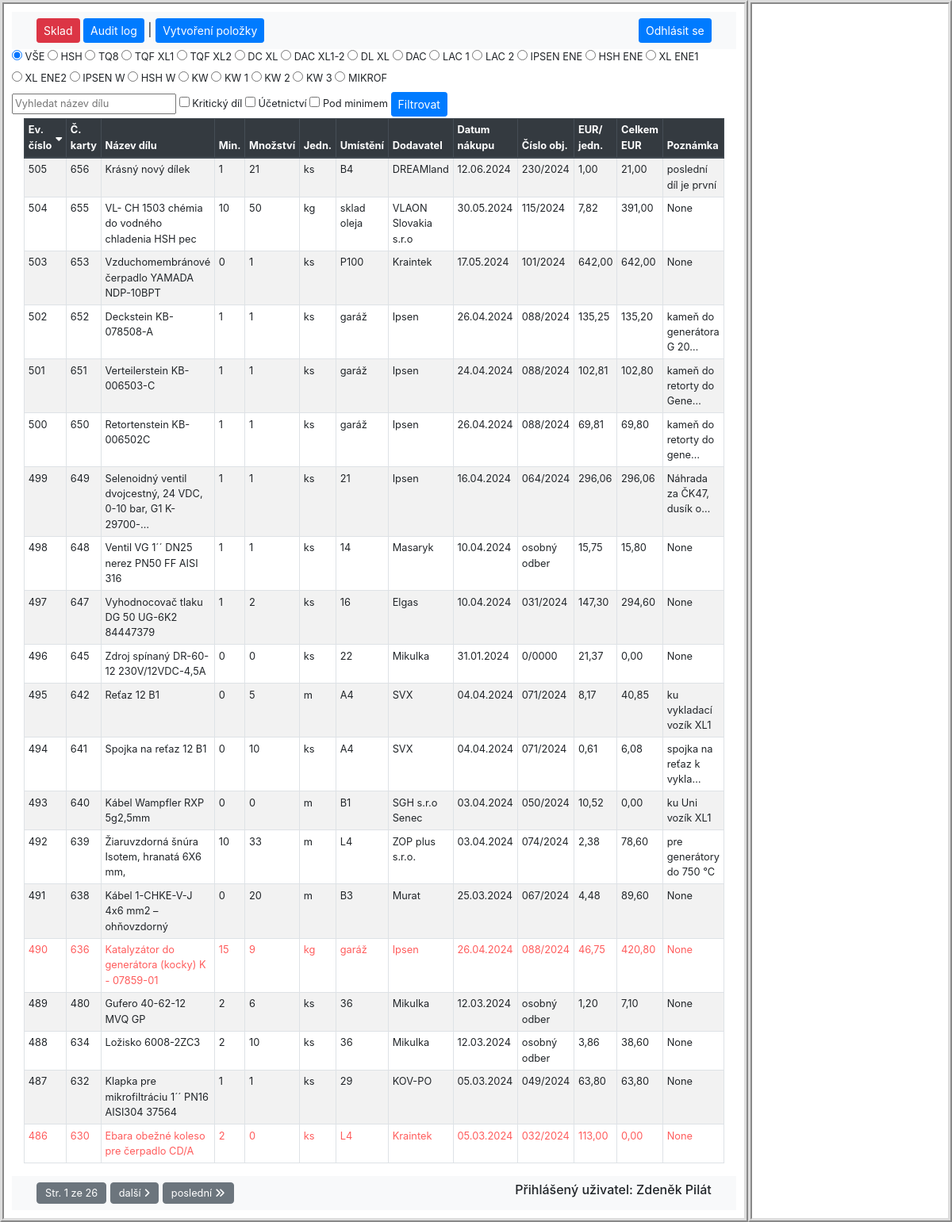
The app's page /sklad/ (signed in), older data.
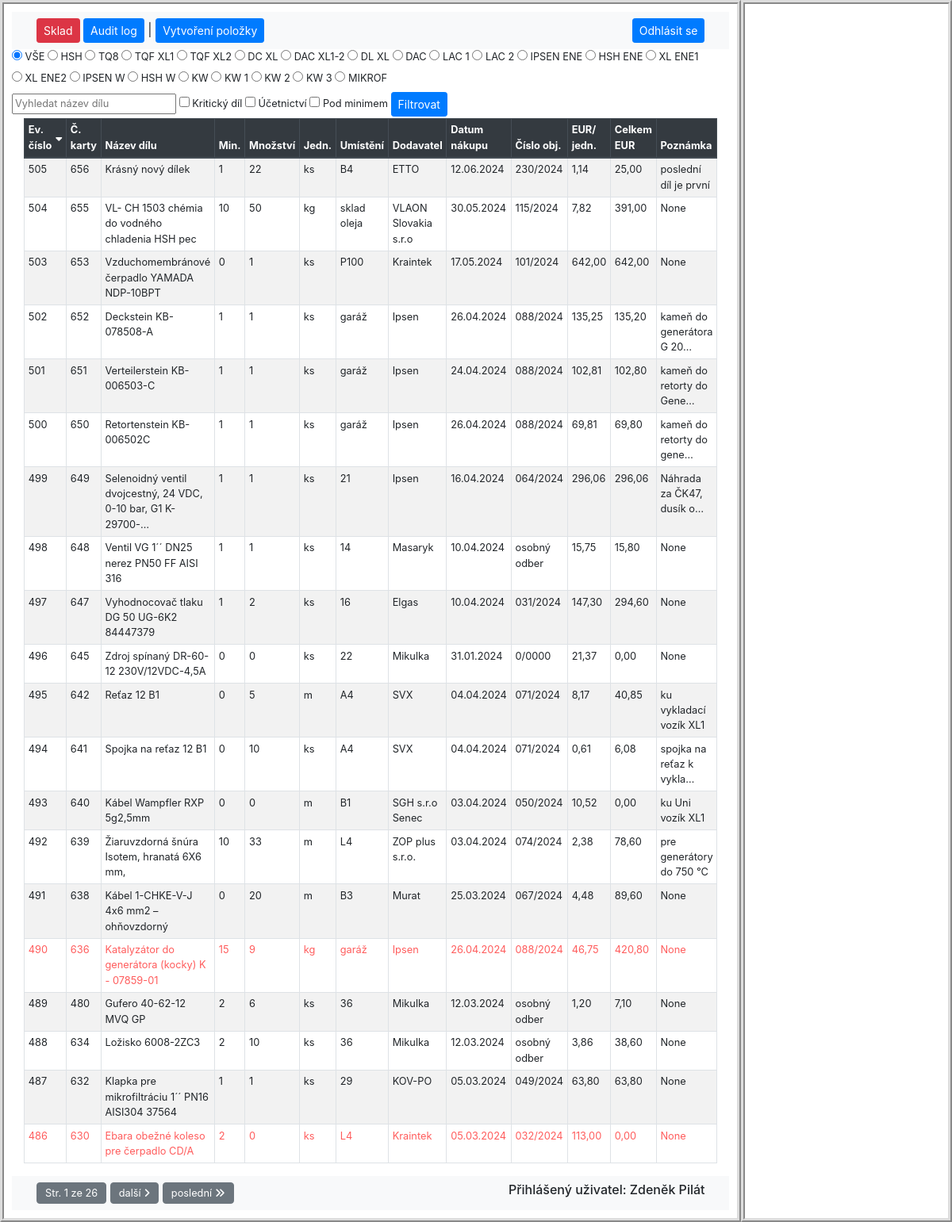
The same page, newer data.
### hpm_sklad/models.py (models this page shows, shortened)
class Sklad(models.Model):
    class Meta:
        ordering = ["-evidencni_cislo"]
        verbose_name_plural = "Skladové položky"
    JEDNOTKY_CHOICES = [
        ('ks', 'kus'),
        ('kg', 'kilogram'),
        ('par', 'pár'),
        ('l', 'litr'),
        ('m', 'metr'),
        ('baleni', 'balení'),
    ]
    evidencni_cislo = models.AutoField(primary_key=True, verbose_name="Evidenční číslo")
    interne_cislo = models.IntegerField(null=True, verbose_name="Číslo karty")
    objednano = models.CharField(max_length=100, null=True, blank=True, verbose_name="Objednáno?")
    nazev_dilu = models.CharField(max_length=100, verbose_name="Název dílu")
    min_mnozstvi_ks = models.PositiveIntegerField(default=0, verbose_name="Minimum")
    mnozstvi = models.PositiveIntegerField(default=0, verbose_name="Množství")
    jednotky = models.CharField(max_length=10, choices=JEDNOTKY_CHOICES, default='ks', verbose_name="Jednotky")
    umisteni = models.CharField(max_length=25, null=True, verbose_name="Umístění")
    dodavatel = models.CharField(max_length=70, null=True, blank=True, verbose_name="Dodavatel")
    datum_nakupu = models.DateField(null=True, blank=True, verbose_name="Datum nákupu")
    cislo_objednavky = models.CharField(max_length=20, null=True, blank=True, verbose_name="Číslo objednávky")
    jednotkova_cena_eur = models.FloatField(default=0.0, validators=[MinValueValidator(0.0)], verbose_name="EUR/jednotka")
    celkova_cena_eur = models.FloatField(default=0.0, validators=[MinValueValidator(0.0)], verbose_name="Celkem EUR")
    poznamka = models.CharField(null=True, blank=True, max_length=200, verbose_name="Poznámka")
    ucetnictvi = models.BooleanField(default=True, verbose_name="Účetnictví")
    kriticky_dil = models.BooleanField(default=False, verbose_name="Kritický díl")
    hsh = models.BooleanField(default=False, verbose_name="HSH")
    tq8 = models.BooleanField(default=False, verbose_name="TQ8")
    tqf_xl1 = models.BooleanField(default=False, verbose_name="TQF XL1")
    tqf_xl2 = models.BooleanField(default=False, verbose_name="TQF XL2")
    dc_xl = models.BooleanField(default=False, verbose_name="DC XL")
    dac_xl1_2 = models.BooleanField(default=False, verbose_name="DAC XL1-2")
    dl_xl = models.BooleanField(default=False, verbose_name="DL XL")
    dac = models.BooleanField(default=False, verbose_name="DAC")
    lac_1 = models.BooleanField(default=False, verbose_name="LAC 1")
    lac_2 = models.BooleanField(default=False, verbose_name="LAC 2")
    ipsen_ene = models.BooleanField(default=False, verbose_name="IPSEN ENE")
    hsh_ene = models.BooleanField(default=False, verbose_name="HSH ENE")
    xl_ene1 = models.BooleanField(default=False, verbose_name="XL ENE1")
    xl_ene2 = models.BooleanField(default=False, verbose_name="XL ENE2")
    ipsen_w = models.BooleanField(default=False, verbose_name="IPSEN W")
    hsh_w = models.BooleanField(default=False, verbose_name="HSH W")
    kw = models.BooleanField(default=False, verbose_name="KW")
    kw1 = models.BooleanField(default=False, verbose_name="KW 1")
    kw2 = models.BooleanField(default=False, verbose_name="KW 2")
    kw3 = models.BooleanField(default=False, verbose_name="KW 3")
    mikrof = models.BooleanField(default=False, verbose_name="MIKROF")
    history = HistoricalRecords()
    @property
    def pod_minimem(self):
        return self.mnozstvi < self.min_mnozstvi_ks

### hpm_sklad/views.py (the view)
# urls.py: path('sklad/', views.SkladListView.as_view(), name='sklad'),
class SkladListView(LoginRequiredMixin, ListView):
    model = Sklad
    template_name = 'hpm_sklad/sklad.html'
    paginate_by = 20
    def get_context_data(self, **kwargs):
        context = super().get_context_data(**kwargs)
        selected_ev_cislo = self.request.GET.get('selected', None)
        if selected_ev_cislo:
            context['selected_item'] = get_object_or_404(Sklad, evidencni_cislo=selected_ev_cislo)
        else:
            context['selected_item'] = None
        context.update({
            'sort': self.request.GET.get('sort', 'evidencni_cislo'),
            'order': self.request.GET.get('order', 'down'),
            'query': self.request.GET.get('query', ''),
            'kriticky_dil': self.request.GET.get('kriticky_dil', ''),
            'ucetnictvi': self.request.GET.get('ucetnictvi', ''),
            'pod_minimem': self.request.GET.get('pod_minimem', ''),
            'radio_filter': self.request.GET.get('radio_filter', 'VŠE'),
            'current_user': self.request.user,
        })
        return context
    def get_queryset(self):
        queryset = Sklad.objects.all()
        query = self.request.GET.get('query', '')
        sort = self.request.GET.get('sort', 'evidencni_cislo')
        order = self.request.GET.get('order', 'down')
        if query:
            queryset = queryset.filter(nazev_dilu__icontains=query)
        filters = {
            'kriticky_dil': self.request.GET.get('kriticky_dil'),
            'ucetnictvi': self.request.GET.get('ucetnictvi'),
        }
        for field, value in filters.items():
            if value == 'on':
                queryset = queryset.filter(**{field: True})
        radio_filter = self.request.GET.get('radio_filter')
        if radio_filter:
            queryset = queryset.filter(**{radio_filter: True})
        if order == 'down':
            sort = f"-{sort}"
        queryset = queryset.order_by(sort)
        pod_minimem = self.request.GET.get('pod_minimem')
        if pod_minimem == 'on':
            queryset = [obj for obj in queryset if obj.pod_minimem]
        return queryset

### hpm_sklad/templatetags/custom_filters.py (called while the page is built)
@register.filter
def url_remove_param(querystring, params):
    params = params.split(',')
    new_querystring = '&'.join(
        f"{key}={value}"
        for part in querystring.split('&')
        if '=' in part and (key := part.split('=')[0]) not in params and (value := part.split('=')[1])
    )
    return new_querystring

### hpm_sklad/templates/hpm_sklad/sklad.html (shortened to what the changed rows need)
{% extends "hpm_sklad/base_left_right_column.html" %}
{% load static %}
{% load custom_filters %}
{% block left_content %}
    <div class="container-fluid">
        <table class="table table-sm table-hover table-striped table-bordered">
            <thead class="thead-dark">
                <tr>
                    {% with request.GET.urlencode as querystring %}
                        <th scope="col">
                            <a href="?sort=evidencni_cislo&order={% if request.GET.sort == 'evidencni_cislo' and request.GET.order == 'up' %}down{% else %}up{% endif %}&{{ querystring|url_remove_param:'sort,order' }}">
                                Ev. číslo
                                {% if not request.GET.sort %}
                                    <i class="fas fa-sort-down"></i>
                                {% endif %}
                            </a>
                        </th>
                        <th scope="col">
                            <a href="?sort=interne_cislo&order={% if request.GET.sort == 'interne_cislo' and request.GET.order == 'up' %}down{% else %}up{% endif %}&{{ querystring|url_remove_param:'sort,order' }}">
                                Č. karty
                            </a>
                        </th>
                        <th scope="col">
                            <a href="?sort=nazev_dilu&order={% if request.GET.sort == 'nazev_dilu' and request.GET.order == 'up' %}down{% else %}up{% endif %}&{{ querystring|url_remove_param:'sort,order' }}">
                                Název dílu
                            </a>
                        </th>
                        <th scope="col">
                            <a href="?sort=min_mnozstvi_ks&order={% if request.GET.sort == 'min_mnozstvi_ks' and request.GET.order == 'up' %}down{% else %}up{% endif %}&{{ querystring|url_remove_param:'sort,order' }}">
                                Min.
                            </a>
                        </th>
                        <th scope="col">
                            <a href="?sort=mnozstvi&order={% if request.GET.sort == 'mnozstvi' and request.GET.order == 'up' %}down{% else %}up{% endif %}&{{ querystring|url_remove_param:'sort,order' }}">
                                Množství
                            </a>
                        </th>
                        <th scope="col">
                            <a href="?sort=jednotky&order={% if request.GET.sort == 'jednotky' and request.GET.order == 'up' %}down{% else %}up{% endif %}&{{ querystring|url_remove_param:'sort,order' }}">
                                Jedn.
                            </a>
                        </th>
                        <th scope="col">
                            <a href="?sort=umisteni&order={% if request.GET.sort == 'umisteni' and request.GET.order == 'up' %}down{% else %}up{% endif %}&{{ querystring|url_remove_param:'sort,order' }}">
                                Umístění
                            </a>
                        </th>
                        <th scope="col">
                            <a href="?sort=dodavatel&order={% if request.GET.sort == 'dodavatel' and request.GET.order == 'up' %}down{% else %}up{% endif %}&{{ querystring|url_remove_param:'sort,order' }}">
                                Dodavatel
                            </a>
                        </th>
                        <th scope="col">
                            <a href="?sort=datum_nakupu&order={% if request.GET.sort == 'datum_nakupu' and request.GET.order == 'up' %}down{% else %}up{% endif %}&{{ querystring|url_remove_param:'sort,order' }}">
                                Datum nákupu
                            </a>
                        </th>
                        <th scope="col">
                            <a href="?sort=cislo_objednavky&order={% if request.GET.sort == 'cislo_objednavky' and request.GET.order == 'up' %}down{% else %}up{% endif %}&{{ querystring|url_remove_param:'sort,order' }}">
                                Číslo obj.
                            </a>
                        </th>
                        <th scope="col">
                            <a href="?sort=jednotkova_cena_eur&order={% if request.GET.sort == 'jednotkova_cena_eur' and request.GET.order == 'up' %}down{% else %}up{% endif %}&{{ querystring|url_remove_param:'sort,order' }}">
                                EUR/ jedn.
                            </a>
                        </th>
                        <th scope="col">
                            <a href="?sort=celkova_cena_eur&order={% if request.GET.sort == 'celkova_cena_eur' and request.GET.order == 'up' %}down{% else %}up{% endif %}&{{ querystring|url_remove_param:'sort,order' }}">
                                Celkem EUR
                            </a>
                        </th>
                        <th scope="col">
                            <a href="?sort=poznamka&order={% if request.GET.sort == 'poznamka' and request.GET.order == 'up' %}down{% else %}up{% endif %}&{{ querystring|url_remove_param:'sort,order' }}">
                                Poznámka
                            </a>
                        </th>
                    {% endwith %}
                </tr>
            </thead>
            <tbody class="show-pointer">
                {% for sklad in object_list %}
          	    <tr data-evidencni-cislo="{{ sklad.evidencni_cislo }}" data-detail-url="{% url 'detail_sklad' sklad.evidencni_cislo %}" onclick="loadDetail('{% url 'detail_sklad' sklad.evidencni_cislo %}', '{{ sklad.evidencni_cislo }}')"
          	    {% if sklad.evidencni_cislo == selected_sklad.evidencni_cislo %}class="table-info"{% endif %} {% if sklad.pod_minimem %} class="pod-minimem-row"{% endif %}>
          	        <td scope="row">{{ sklad.evidencni_cislo }}</td>
                	<td scope="row">{{ sklad.interne_cislo }}</td>
                	<td scope="row">{{ sklad.nazev_dilu|truncatechars:60 }}</td>
                	<td scope="row">{{ sklad.min_mnozstvi_ks }}</td>
             		<td scope="row">{{ sklad.mnozstvi }}</td>
	              	<td scope="row">{{ sklad.jednotky }}</td>
       		        <td scope="row">{{ sklad.umisteni }}</td>
       		        <td scope="row">{{ sklad.dodavatel|truncatechars:20 }}</td>
                  	<td scope="row">{{ sklad.datum_nakupu|date:"d.m.Y" }}</td>
                  	<td scope="row">{{ sklad.cislo_objednavky }}</td>
                  	<td scope="row">{{ sklad.jednotkova_cena_eur|floatformat:2 }}</td>
                	<td scope="row">{{ sklad.celkova_cena_eur|floatformat:2 }}</td>
                    <td scope="row">{{ sklad.poznamka|truncatechars:25 }}</td>
                    </tr>
                {% endfor %}
            </tbody>
        </table>
    </div>
{% endblock %}

Row changes from the older to the newer data that the page shows:
changed Sklad "Krásný nový dílek": mnozstvi "21" → "22"; dodavatel "DREAMland" → "ETTO"; jednotkova_cena_eur "1,00" → "1,14"; celkova_cena_eur "21,00" → "25,00"
